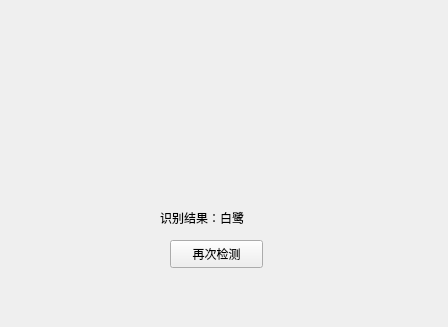
<?xml version="1.0" encoding="UTF-8"?>
<ui version="4.0">
 <class>Form</class>
 <widget class="QWidget" name="Form">
  <property name="geometry">
   <rect>
    <x>0</x>
    <y>0</y>
    <width>448</width>
    <height>327</height>
   </rect>
  </property>
  <property name="windowTitle">
   <string>识别结果</string>
  </property>
  <widget class="QPushButton" name="pushButton">
   <property name="geometry">
    <rect>
     <x>170</x>
     <y>240</y>
     <width>93</width>
     <height>28</height>
    </rect>
   </property>
   <property name="text">
    <string>再次检测</string>
   </property>
  </widget>
  <widget class="QLabel" name="label">
   <property name="geometry">
    <rect>
     <x>160</x>
     <y>210</y>
     <width>281</width>
     <height>16</height>
    </rect>
   </property>
   <property name="text">
    <string>识别结果：白鹭</string>
   </property>
  </widget>
 </widget>
 <resources/>
 <connections/>
</ui>
